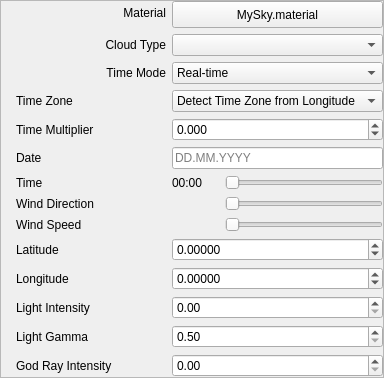
                 <widget class="QFrame" name="skyAdvancedOptionsFrame">
                  <property name="frameShape">
                   <enum>QFrame::StyledPanel</enum>
                  </property>
                  <property name="frameShadow">
                   <enum>QFrame::Raised</enum>
                  </property>
                  <layout class="QVBoxLayout" name="verticalLayout_21">
                   <property name="spacing">
                    <number>0</number>
                   </property>
                   <property name="margin">
                    <number>0</number>
                   </property>
                   <item>
                    <layout class="QFormLayout" name="formLayout_6">
                     <property name="horizontalSpacing">
                      <number>6</number>
                     </property>
                     <property name="verticalSpacing">
                      <number>6</number>
                     </property>
                     <property name="leftMargin">
                      <number>15</number>
                     </property>
                     <item row="1" column="0">
                      <widget class="QLabel" name="skyMaterialLabel">
                       <property name="sizePolicy">
                        <sizepolicy hsizetype="Expanding" vsizetype="Preferred">
                         <horstretch>0</horstretch>
                         <verstretch>0</verstretch>
                        </sizepolicy>
                       </property>
                       <property name="minimumSize">
                        <size>
                         <width>150</width>
                         <height>0</height>
                        </size>
                       </property>
                       <property name="text">
                        <string>Material</string>
                       </property>
                       <property name="alignment">
                        <set>Qt::AlignRight|Qt::AlignTrailing|Qt::AlignVCenter</set>
                       </property>
                       <property name="indent">
                        <number>0</number>
                       </property>
                      </widget>
                     </item>
                     <item row="1" column="1">
                      <widget class="QPushButton" name="skyMaterialButton">
                       <property name="sizePolicy">
                        <sizepolicy hsizetype="Expanding" vsizetype="Fixed">
                         <horstretch>0</horstretch>
                         <verstretch>0</verstretch>
                        </sizepolicy>
                       </property>
                       <property name="minimumSize">
                        <size>
                         <width>152</width>
                         <height>27</height>
                        </size>
                       </property>
                       <property name="text">
                        <string>MySky.material</string>
                       </property>
                      </widget>
                     </item>
                     <item row="7" column="0">
                      <widget class="QLabel" name="skyTimeLabel">
                       <property name="sizePolicy">
                        <sizepolicy hsizetype="Expanding" vsizetype="Preferred">
                         <horstretch>0</horstretch>
                         <verstretch>0</verstretch>
                        </sizepolicy>
                       </property>
                       <property name="text">
                        <string>Time</string>
                       </property>
                       <property name="indent">
                        <number>0</number>
                       </property>
                      </widget>
                     </item>
                     <item row="7" column="1">
                      <layout class="QHBoxLayout" name="horizontalLayout_2">
                       <property name="spacing">
                        <number>3</number>
                       </property>
                       <item>
                        <widget class="QLabel" name="skyTimeValueLabel">
                         <property name="minimumSize">
                          <size>
                           <width>50</width>
                           <height>0</height>
                          </size>
                         </property>
                         <property name="text">
                          <string>00:00</string>
                         </property>
                        </widget>
                       </item>
                       <item>
                        <widget class="QSlider" name="skyTimeSlider">
                         <property name="maximum">
                          <number>2399</number>
                         </property>
                         <property name="pageStep">
                          <number>10</number>
                         </property>
                         <property name="orientation">
                          <enum>Qt::Horizontal</enum>
                         </property>
                         <property name="tickPosition">
                          <enum>QSlider::NoTicks</enum>
                         </property>
                        </widget>
                       </item>
                      </layout>
                     </item>
                     <item row="8" column="0">
                      <widget class="QLabel" name="skyDirLabel">
                       <property name="text">
                        <string>Wind Direction</string>
                       </property>
                      </widget>
                     </item>
                     <item row="8" column="1">
                      <layout class="QHBoxLayout" name="horizontalLayout_11">
                       <property name="spacing">
                        <number>3</number>
                       </property>
                       <item>
                        <widget class="QLabel" name="skyDirValueLabel">
                         <property name="minimumSize">
                          <size>
                           <width>50</width>
                           <height>0</height>
                          </size>
                         </property>
                         <property name="text">
                          <string/>
                         </property>
                         <property name="textFormat">
                          <enum>Qt::RichText</enum>
                         </property>
                        </widget>
                       </item>
                       <item>
                        <widget class="QSlider" name="skyDirSlider">
                         <property name="maximum">
                          <number>359</number>
                         </property>
                         <property name="pageStep">
                          <number>10</number>
                         </property>
                         <property name="orientation">
                          <enum>Qt::Horizontal</enum>
                         </property>
                         <property name="tickPosition">
                          <enum>QSlider::NoTicks</enum>
                         </property>
                        </widget>
                       </item>
                      </layout>
                     </item>
                     <item row="9" column="0">
                      <widget class="QLabel" name="skySpeedLabel">
                       <property name="text">
                        <string>Wind Speed</string>
                       </property>
                      </widget>
                     </item>
                     <item row="9" column="1">
                      <layout class="QHBoxLayout" name="horizontalLayout_12">
                       <property name="spacing">
                        <number>3</number>
                       </property>
                       <item>
                        <widget class="QLabel" name="skySpeedValueLabel">
                         <property name="minimumSize">
                          <size>
                           <width>50</width>
                           <height>0</height>
                          </size>
                         </property>
                         <property name="text">
                          <string/>
                         </property>
                         <property name="textFormat">
                          <enum>Qt::RichText</enum>
                         </property>
                        </widget>
                       </item>
                       <item>
                        <widget class="QSlider" name="skySpeedSlider">
                         <property name="maximum">
                          <number>1000</number>
                         </property>
                         <property name="singleStep">
                          <number>1</number>
                         </property>
                         <property name="pageStep">
                          <number>10</number>
                         </property>
                         <property name="orientation">
                          <enum>Qt::Horizontal</enum>
                         </property>
                         <property name="tickPosition">
                          <enum>QSlider::NoTicks</enum>
                         </property>
                        </widget>
                       </item>
                      </layout>
                     </item>
                     <item row="2" column="0">
                      <widget class="QLabel" name="cloudTypeLabel">
                       <property name="minimumSize">
                        <size>
                         <width>150</width>
                         <height>0</height>
                        </size>
                       </property>
                       <property name="text">
                        <string>Cloud Type</string>
                       </property>
                       <property name="alignment">
                        <set>Qt::AlignRight|Qt::AlignTrailing|Qt::AlignVCenter</set>
                       </property>
                       <property name="indent">
                        <number>0</number>
                       </property>
                      </widget>
                     </item>
                     <item row="2" column="1">
                      <widget class="QComboBox" name="cloudTypeComboBox"/>
                     </item>
                     <item row="5" column="0">
                      <widget class="QLabel" name="timeMultiplierLabel">
                       <property name="text">
                        <string>Time Multiplier</string>
                       </property>
                       <property name="indent">
                        <number>0</number>
                       </property>
                      </widget>
                     </item>
                     <item row="5" column="1">
                      <widget class="QDoubleSpinBox" name="timeMultiplierSpinBox">
                       <property name="toolTip">
                        <string>&lt;html&gt;&lt;head/&gt;&lt;body&gt;&lt;p&gt;&lt;span style=&quot; font-weight:600;&quot;&gt;MeshmoonSky&lt;br/&gt;&lt;/span&gt;2 = 1 real time second equals 2 inworld seconds&lt;br/&gt;60 = 1 real time second equals 1 inworld minute etc.&lt;/p&gt;&lt;/body&gt;&lt;/html&gt;</string>
                       </property>
                       <property name="decimals">
                        <number>3</number>
                       </property>
                       <property name="minimum">
                        <double>-10000.000000000000000</double>
                       </property>
                       <property name="maximum">
                        <double>10000.000000000000000</double>
                       </property>
                       <property name="singleStep">
                        <double>0.001000000000000</double>
                       </property>
                      </widget>
                     </item>
                     <item row="3" column="0">
                      <widget class="QLabel" name="timeModeLabel">
                       <property name="minimumSize">
                        <size>
                         <width>150</width>
                         <height>0</height>
                        </size>
                       </property>
                       <property name="text">
                        <string>Time Mode</string>
                       </property>
                       <property name="alignment">
                        <set>Qt::AlignRight|Qt::AlignTrailing|Qt::AlignVCenter</set>
                       </property>
                       <property name="indent">
                        <number>0</number>
                       </property>
                      </widget>
                     </item>
                     <item row="3" column="1">
                      <widget class="QComboBox" name="timeModeComboBox">
                       <item>
                        <property name="text">
                         <string>Real-time</string>
                        </property>
                       </item>
                       <item>
                        <property name="text">
                         <string>Simulated Time</string>
                        </property>
                       </item>
                      </widget>
                     </item>
                     <item row="4" column="0">
                      <widget class="QLabel" name="timeZoneLabel">
                       <property name="text">
                        <string>Time Zone</string>
                       </property>
                       <property name="indent">
                        <number>0</number>
                       </property>
                      </widget>
                     </item>
                     <item row="4" column="1">
                      <widget class="QComboBox" name="timeZoneComboBox">
                       <item>
                        <property name="text">
                         <string>Detect Time Zone from Longitude</string>
                        </property>
                       </item>
                       <item>
                        <property name="text">
                         <string>UTC-12</string>
                        </property>
                       </item>
                       <item>
                        <property name="text">
                         <string>UTC-11</string>
                        </property>
                       </item>
                       <item>
                        <property name="text">
                         <string>UTC-10</string>
                        </property>
                       </item>
                       <item>
                        <property name="text">
                         <string>UTC-9</string>
                        </property>
                       </item>
                       <item>
                        <property name="text">
                         <string>UTC-8</string>
                        </property>
                       </item>
                       <item>
                        <property name="text">
                         <string>UTC-7</string>
                        </property>
                       </item>
                       <item>
                        <property name="text">
                         <string>UTC-6</string>
                        </property>
                       </item>
                       <item>
                        <property name="text">
                         <string>UTC-5</string>
                        </property>
                       </item>
                       <item>
                        <property name="text">
                         <string>UTC-4</string>
                        </property>
                       </item>
                       <item>
                        <property name="text">
                         <string>UTC-3</string>
                        </property>
                       </item>
                       <item>
                        <property name="text">
                         <string>UTC-2</string>
                        </property>
                       </item>
                       <item>
                        <property name="text">
                         <string>UTC-1</string>
                        </property>
                       </item>
                       <item>
                        <property name="text">
                         <string>UTC</string>
                        </property>
                       </item>
                       <item>
                        <property name="text">
                         <string>UTC+1</string>
                        </property>
                       </item>
                       <item>
                        <property name="text">
                         <string>UTC+2</string>
                        </property>
                       </item>
                       <item>
                        <property name="text">
                         <string>UTC+3</string>
                        </property>
                       </item>
                       <item>
                        <property name="text">
                         <string>UTC+4</string>
                        </property>
                       </item>
                       <item>
                        <property name="text">
                         <string>UTC+5</string>
                        </property>
                       </item>
                       <item>
                        <property name="text">
                         <string>UTC+6</string>
                        </property>
                       </item>
                       <item>
                        <property name="text">
                         <string>UTC+7</string>
                        </property>
                       </item>
                       <item>
                        <property name="text">
                         <string>UTC+8</string>
                        </property>
                       </item>
                       <item>
                        <property name="text">
                         <string>UTC+9</string>
                        </property>
                       </item>
                       <item>
                        <property name="text">
                         <string>UTC+10</string>
                        </property>
                       </item>
                       <item>
                        <property name="text">
                         <string>UTC+11</string>
                        </property>
                       </item>
                       <item>
                        <property name="text">
                         <string>UTC+12</string>
                        </property>
                       </item>
                      </widget>
                     </item>
                     <item row="10" column="0">
                      <widget class="QLabel" name="latitudeLabel">
                       <property name="text">
                        <string>Latitude</string>
                       </property>
                       <property name="indent">
                        <number>0</number>
                       </property>
                      </widget>
                     </item>
                     <item row="10" column="1">
                      <widget class="QDoubleSpinBox" name="latitudeSpinBox">
                       <property name="decimals">
                        <number>5</number>
                       </property>
                       <property name="minimum">
                        <double>-90.000000000000000</double>
                       </property>
                       <property name="maximum">
                        <double>90.000000000000000</double>
                       </property>
                       <property name="singleStep">
                        <double>15.000000000000000</double>
                       </property>
                      </widget>
                     </item>
                     <item row="11" column="0">
                      <widget class="QLabel" name="longitudeLabel">
                       <property name="text">
                        <string>Longitude</string>
                       </property>
                       <property name="indent">
                        <number>0</number>
                       </property>
                      </widget>
                     </item>
                     <item row="11" column="1">
                      <widget class="QDoubleSpinBox" name="longitudeSpinBox">
                       <property name="decimals">
                        <number>5</number>
                       </property>
                       <property name="minimum">
                        <double>-180.000000000000000</double>
                       </property>
                       <property name="maximum">
                        <double>180.000000000000000</double>
                       </property>
                       <property name="singleStep">
                        <double>15.000000000000000</double>
                       </property>
                      </widget>
                     </item>
                     <item row="12" column="0">
                      <widget class="QLabel" name="skyLightIntensityLabel">
                       <property name="text">
                        <string>Light Intensity</string>
                       </property>
                       <property name="indent">
                        <number>0</number>
                       </property>
                      </widget>
                     </item>
                     <item row="12" column="1">
                      <widget class="QDoubleSpinBox" name="skyLightIntensitySpinBox">
                       <property name="decimals">
                        <number>2</number>
                       </property>
                       <property name="minimum">
                        <double>0.000000000000000</double>
                       </property>
                       <property name="maximum">
                        <double>1.000000000000000</double>
                       </property>
                       <property name="singleStep">
                        <double>0.100000000000000</double>
                       </property>
                      </widget>
                     </item>
                     <item row="13" column="0">
                      <widget class="QLabel" name="skyGammaLabel">
                       <property name="text">
                        <string>Light Gamma</string>
                       </property>
                       <property name="indent">
                        <number>0</number>
                       </property>
                      </widget>
                     </item>
                     <item row="13" column="1">
                      <widget class="QDoubleSpinBox" name="skyGammaSpinBox">
                       <property name="decimals">
                        <number>2</number>
                       </property>
                       <property name="minimum">
                        <double>0.500000000000000</double>
                       </property>
                       <property name="maximum">
                        <double>50.000000000000000</double>
                       </property>
                       <property name="singleStep">
                        <double>0.100000000000000</double>
                       </property>
                      </widget>
                     </item>
                     <item row="14" column="0">
                      <widget class="QLabel" name="skyGodRayIntensityLabel">
                       <property name="text">
                        <string>God Ray Intensity</string>
                       </property>
                       <property name="indent">
                        <number>0</number>
                       </property>
                      </widget>
                     </item>
                     <item row="14" column="1">
                      <widget class="QDoubleSpinBox" name="skyGodRayIntensitySpinBox">
                       <property name="decimals">
                        <number>2</number>
                       </property>
                       <property name="minimum">
                        <double>0.000000000000000</double>
                       </property>
                       <property name="maximum">
                        <double>50.000000000000000</double>
                       </property>
                       <property name="singleStep">
                        <double>0.100000000000000</double>
                       </property>
                      </widget>
                     </item>
                     <item row="6" column="0">
                      <widget class="QLabel" name="skyDateLabel">
                       <property name="text">
                        <string>Date</string>
                       </property>
                       <property name="indent">
                        <number>0</number>
                       </property>
                      </widget>
                     </item>
                     <item row="6" column="1">
                      <widget class="QLineEdit" name="skyDateEdit">
                       <property name="toolTip">
                        <string>Format: DD.MM.YYYY</string>
                       </property>
                       <property name="placeholderText">
                        <string>DD.MM.YYYY</string>
                       </property>
                      </widget>
                     </item>
                    </layout>
                   </item>
                  </layout>
                 </widget>
